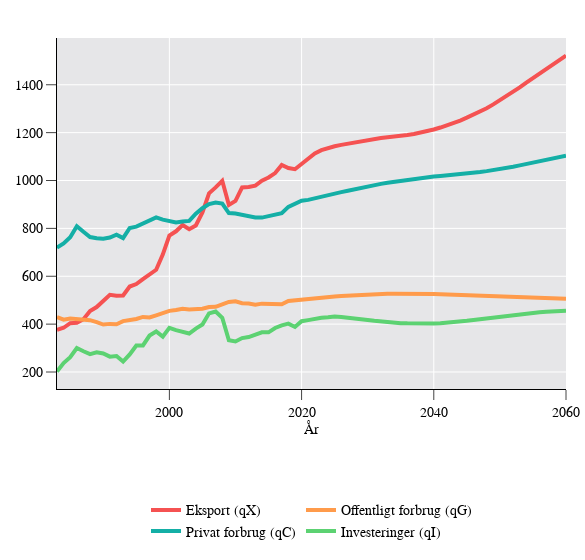
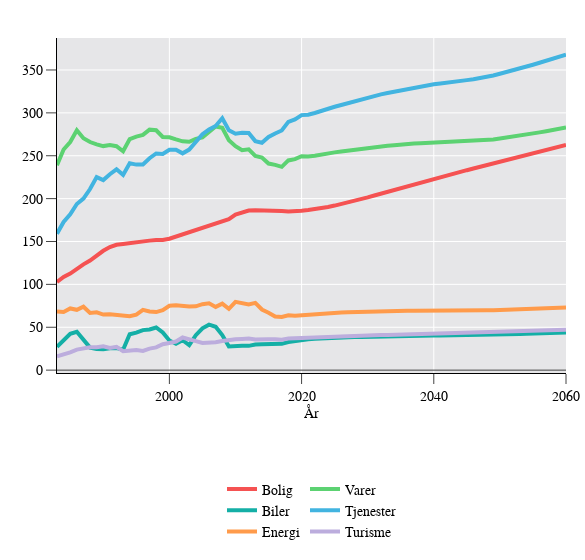

Notebook cell for these charts, in order:
### Markdown cell above
For a better legend, we supply a names iterable with the same length as the number of series to be plottet:

### Code cell
plot([s.qX, s.qC, s.qG, s.qI], names=["Eksport (qX)", "Privat forbrug (qC)", "Offentligt forbrug (qG)", "Investeringer (qI)"]).show()
plot(s.vC[s.c], names=list(s.c.texts))
